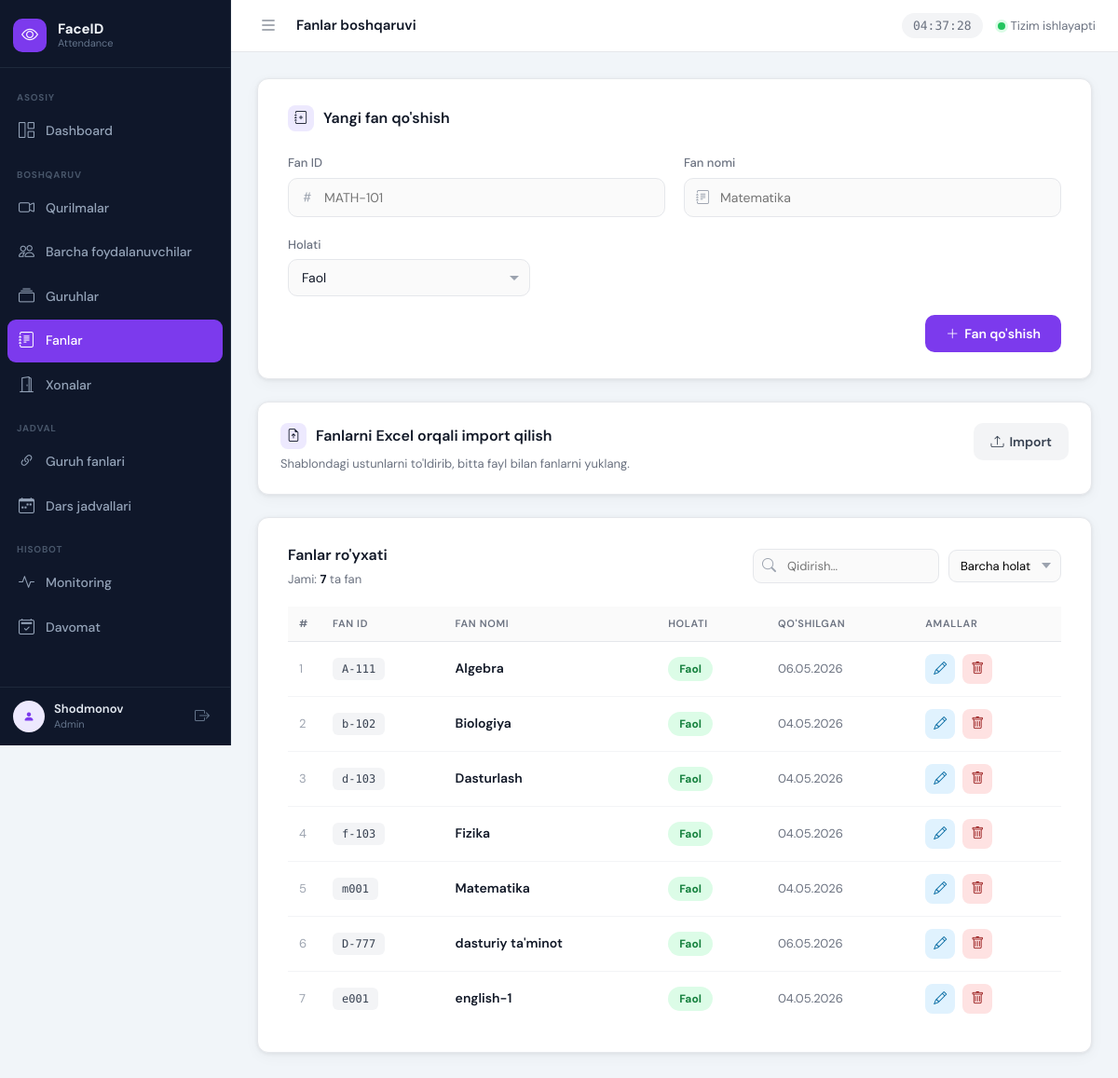
Page /subjects/ (signed in) on the committed database.
### apps/subjects/models.py (models this page shows, shortened)
class Subject(models.Model):
    subject_id = models.CharField(max_length=100, unique=True, verbose_name="Fan ID")
    subject_name = models.CharField(max_length=150, unique=True, verbose_name="Fan nomi")
    is_active = models.BooleanField(default=True, verbose_name="Faol")
    created_at = models.DateTimeField(auto_now_add=True)
    class Meta:
        verbose_name = "Fan"
        verbose_name_plural = "Fanlar"
        ordering = ['subject_name']

### apps/subjects/views.py (the view, shortened to what this page needs)
# urls.py: path('', views.subject_list, name='subject_list'),
@login_required
def subject_list(request):
    error = None
    subjects_queryset = Subject.objects.all()
    paginator = Paginator(subjects_queryset, 20)
    page_obj = paginator.get_page(request.GET.get('page'))
    return render(request, 'subjects/subject_list.html', {
        'subjects': page_obj,
        'page_obj': page_obj,
        'paginator': paginator,
        'total_subjects': paginator.count,
        'error': error,
    })

### apps/subjects/templates/subjects/subject_list.html (shortened to what this page needs)
{% extends 'base.html' %}
{% load static %}
{% block page_title %}Fanlar boshqaruvi{% endblock %}
{% block nav_subjects %}active{% endblock %}
{% block extra_css %}
<link rel="stylesheet" href="{% static 'user_management/user_management.css' %}">
{% endblock %}
{% block content %}
<div class="card">
    <div class="card-title">
        <div class="icon"><i class="bi bi-journal-plus"></i></div>
        Yangi fan qo'shish
    </div>
    <form method="post">
        <div class="form-grid">
            <div class="form-group">
                <label>Fan ID</label>
                <div class="input-wrap">
                    <span class="input-icon"></span>
                    <input type="text" name="subject_id" placeholder="MATH-101" required>
                </div>
            </div>
            <div class="form-group">
                <label>Fan nomi</label>
                <div class="input-wrap">
                    <span class="input-icon"></span>
                    <input type="text" name="subject_name" placeholder="Matematika" required>
                </div>
            </div>
            <div class="form-group">
                <label>Holati</label>
                <div class="select-wrap">
                    <select name="is_active">
                        <option value="active">Faol</option>
                    </select>
                </div>
            </div>
        </div>
        <div class="form-footer">
            <button type="submit" class="btn-primary">
                <i class="bi bi-plus-lg"></i>
                Fan qo'shish
            </button>
        </div>
    </form>
</div>
<div class="card import-card">
    <div class="import-toolbar">
        <div>
            <div class="card-title import-card-title">
                <div class="icon"><i class="bi bi-file-earmark-arrow-up"></i></div>
                Fanlarni Excel orqali import qilish
            </div>
            <p class="import-help">Shablondagi ustunlarni to'ldirib, bitta fayl bilan fanlarni yuklang.</p>
        </div>
        <button type="button" class="btn-secondary" onclick="toggleImportPanel('subjectsImportPanel')">
            <i class="bi bi-upload"></i>
            Import
        </button>
    </div>
</div>
<div class="card">
    <div class="table-header">
        <div>
            <h2>Fanlar ro'yxati</h2>
            <div class="table-meta">
                Jami: <strong>{{ total_subjects }}</strong> ta fan
            </div>
        </div>
        <div class="table-filters">
            <div class="search-wrap">
                <input type="text" id="searchInput" placeholder="Qidirish..." oninput="filterTable()">
            </div>
            <select class="status-select" id="statusFilter" onchange="filterTable()">
                <option value="">Barcha holat</option>
            </select>
        </div>
    </div>
    <table id="subjectsTable">
        <thead>
            <tr>
                <th>#</th>
                <th>Fan ID</th>
                <th>Fan nomi</th>
                <th>Holati</th>
                <th>Qo'shilgan</th>
                <th>Amallar</th>
            </tr>
        </thead>
        <tbody>
            {% for subject in subjects %}
            <tr
                data-subject-pk="{{ subject.id }}"
                data-subject-id="{{ subject.subject_id }}"
                data-subject-name="{{ subject.subject_name }}"
                data-status="{% if subject.is_active %}active{% else %}inactive{% endif %}"
            >
                <td class="row-num">{{ page_obj.start_index|add:forloop.counter0 }}</td>
                <td><span class="id-badge subject-id-value">{{ subject.subject_id }}</span></td>
                <td class="name subject-name-value">{{ subject.subject_name }}</td>
                <td>
                    <button
                        class="status-btn {% if subject.is_active %}active{% else %}inactive{% endif %}"
                        title="Holatni almashtirish"
                        type="button"
                        data-action="toggle-status"
                    >
                        {% if subject.is_active %}Faol{% else %}Nofaol{% endif %}
                    </button>
                </td>
                <td class="date-cell">{{ subject.created_at|date:"d.m.Y" }}</td>
                <td class="actions-cell">
                    <button class="edit-btn" type="button" data-action="edit" title="Tahrirlash">
                        <i class="bi bi-pencil"></i>
                    </button>
                    <button class="delete-btn" type="button" data-action="delete" title="O'chirish">
                        <i class="bi bi-trash"></i>
                    </button>
                </td>
            </tr>
            {% empty %}
            <tr>
                <td colspan="6" class="empty-row">
                    Hech qanday fan topilmadi. Yuqorida yangi fan qo'shing.
                </td>
            </tr>
            {% endfor %}
        </tbody>
    </table>
</div>
{% endblock %}

### templates/base.html (shortened to what this page needs)
{% load static %}
<!DOCTYPE html>
<html lang="uz">
<head>
    <link rel="stylesheet" href="https://cdn.jsdelivr.net/npm/bootstrap-icons@1.11.3/font/bootstrap-icons.min.css">
    <link rel="stylesheet" href="{% static 'css/dashboard.css' %}">
    {% block extra_css %}{% endblock %}
</head>
<body>
<aside class="sidebar" id="sidebar">
    <div class="sidebar-logo">
        <div class="logo-icon">
            <i class="bi bi-eye"></i>
        </div>
        <div class="logo-text">
            <span class="logo-title">FaceID</span>
            <span class="logo-sub">Attendance</span>
        </div>
    </div>
    <nav class="sidebar-nav">
        <div class="nav-section-label">Asosiy</div>
        <a href="{% url 'core:dashboard' %}" class="nav-item {% block nav_dashboard %}{% endblock %}">
            <span class="nav-icon"><i class="bi bi-grid-1x2"></i></span>
            <span class="nav-label">Dashboard</span>
        </a>
        <div class="nav-section-label">Boshqaruv</div>
        <a href="{% url 'devices:device_list' %}" class="nav-item {% block nav_devices %}{% endblock %}">
            <span class="nav-icon"><i class="bi bi-camera-video"></i></span>
            <span class="nav-label">Qurilmalar</span>
        </a>
        <a href="{% url 'user_management:user_list' %}" class="nav-item user-menu-parent {% block nav_users %}{% endblock %}" id="userMenuParent">
            <span class="nav-icon"><i class="bi bi-people"></i></span>
            <span class="nav-label">Barcha foydalanuvchilar</span>
        </a>
        <a href="{% url 'groups:group_list' %}" class="nav-item {% block nav_groups %}{% endblock %}">
            <span class="nav-icon"><i class="bi bi-collection"></i></span>
            <span class="nav-label">Guruhlar</span>
        </a>
        <a href="{% url 'subjects:subject_list' %}" class="nav-item {% block nav_subjects %}{% endblock %}">
            <span class="nav-icon"><i class="bi bi-journal-text"></i></span>
            <span class="nav-label">Fanlar</span>
        </a>
        <a href="{% url 'rooms:room_list' %}" class="nav-item {% block nav_rooms %}{% endblock %}">
            <span class="nav-icon"><i class="bi bi-door-open"></i></span>
            <span class="nav-label">Xonalar</span>
        </a>
        <div class="nav-section-label">Jadval</div>
        <a href="{% url 'schedule:group_subject_list' %}" class="nav-item {% block nav_schedule_groups %}{% endblock %}">
            <span class="nav-icon"><i class="bi bi-link-45deg"></i></span>
            <span class="nav-label">Guruh fanlari</span>
        </a>
        <a href="{% url 'schedule:lesson_slot_list' %}" class="nav-item {% block nav_schedule_slots %}{% endblock %}">
            <span class="nav-icon"><i class="bi bi-calendar-week"></i></span>
            <span class="nav-label">Dars jadvallari</span>
        </a>
        <div class="nav-section-label">Hisobot</div>
        <a href="{% url 'devices:monitoring' %}" class="nav-item {% block nav_monitoring %}{% endblock %}">
            <span class="nav-icon"><i class="bi bi-activity"></i></span>
            <span class="nav-label">Monitoring</span>
        </a>
        <a href="#" class="nav-item {% block nav_attendance %}{% endblock %}">
            <span class="nav-icon"><i class="bi bi-calendar2-check"></i></span>
            <span class="nav-label">Davomat</span>
        </a>
    </nav>
    <div class="sidebar-footer">
        <div class="sidebar-user">
            <div class="user-avatar">
                <i class="bi bi-person-fill"></i>
            </div>
            <div class="user-info">
                <span class="user-name">{{ request.user.get_full_name|default:request.user.username }}</span>
                <span class="user-role">Admin</span>
            </div>
        </div>
        <a href="{% url 'logout' %}" class="logout-btn" title="Chiqish">
            <i class="bi bi-box-arrow-right"></i>
        </a>
    </div>
</aside>
<div class="main-wrapper">
    <header class="topbar">
        <div class="topbar-left">
            <button class="sidebar-toggle" id="sidebarToggle" title="Sidebar">
                <i class="bi bi-list"></i>
            </button>
            <div class="page-breadcrumb">
                <span class="breadcrumb-page">{% block page_title %}Dashboard{% endblock %}</span>
            </div>
        </div>
        <div class="topbar-right">
            <div class="topbar-time" id="liveTime"></div>
            <div class="topbar-status">
                <span class="status-dot online"></span>
                <span class="status-text">Tizim ishlayapti</span>
            </div>
        </div>
    </header>
    <main class="main-content">
        {% block content %}{% endblock %}
    </main>
</div>
</body>
</html>

### rows in the picture
Subject: start_index|add "1", subject_id "A-111", subject_name "Algebra", shows "Faol", created_at "06.05.2026"
Subject: start_index|add "2", subject_id "b-102", subject_name "Biologiya", is_active "Faol", created_at "04.05.2026"
Subject: start_index|add "3", subject_id "d-103", subject_name "Dasturlash", is_active "Faol", created_at "04.05.2026"
Subject: start_index|add "4", subject_id "f-103", subject_name "Fizika", is_active "Faol", created_at "04.05.2026"
Subject: start_index|add "5", subject_id "m001", subject_name "Matematika", is_active "Faol", created_at "04.05.2026"
Subject: start_index|add "6", subject_id "D-777", subject_name "dasturiy ta'minot", is_active "Faol", created_at "06.05.2026"
Subject: start_index|add "7", subject_id "e001", subject_name "english-1", is_active "Faol", created_at "04.05.2026"

### other values in the picture
{{ request.user.get_full_name|default:request.user.username }} "Shodmonov"
{{ total_subjects }} "7"
